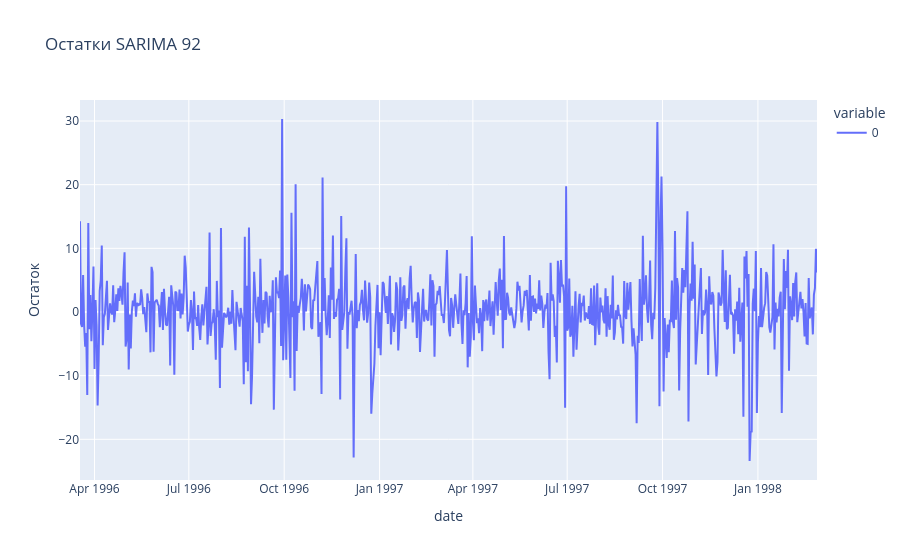

The notebook cell saved with this chart:
### Markdown cell above
#### Задание 2.3: Анализ остатков (0.5 балла)

Постройте графики ACF и PACF остатков модели SARIMA. Проверьте, что в остатках нет значимых автокорреляций. Если они есть, то попробуйте объяснить, почему это происходит.

Проведите тест на стационарность остатков модели. Проведите тест на автокорреляцию остатков модели. Проинтерпретируйте результаты тестов. Если тесты показывают, что остатки нестационарны или в них есть автокорреляция, то попробуйте объяснить, почему это происходит.

### Code cell
# --- Your code here ---
residuals = best_model_fit.resid
residuals = residuals.dropna()

fig = px.line(
    residuals,
    title="Остатки SARIMA 92",
    labels={
        "index": "Дата",
        "value": "Остаток"
    }
)

fig.show()

### Figure 1 — Plotly figure (JSON) as saved in the notebook; plotly's stock layout.template omitted (floating-point values rounded to 4 significant figures; data arrays with more than 128 entries replaced by an {"elided": "..."} marker saying what was removed)
{"data": [{"hovertemplate": "variable=0<br>date=%{x}<br>Остаток=%{y}<extra></extra>", "legendgroup": "0", "line": {"color": "#636efa", "dash": "solid"}, "marker": {"symbol": "circle"}, "mode": "lines", "name": "0", "orientation": "v", "showlegend": true, "type": "scatter", "x": {"elided": "712 str values"}, "xaxis": "x", "y": {"elided": "712 float values"}, "yaxis": "y"}], "layout": {"legend": {"title": {"text": "variable"}, "tracegroupgap": 0}, "title": {"text": "Остатки SARIMA 92"}, "xaxis": {"anchor": "y", "domain": [0, 1], "title": {"text": "date"}}, "yaxis": {"anchor": "x", "domain": [0, 1], "title": {"text": "Остаток"}}}}
